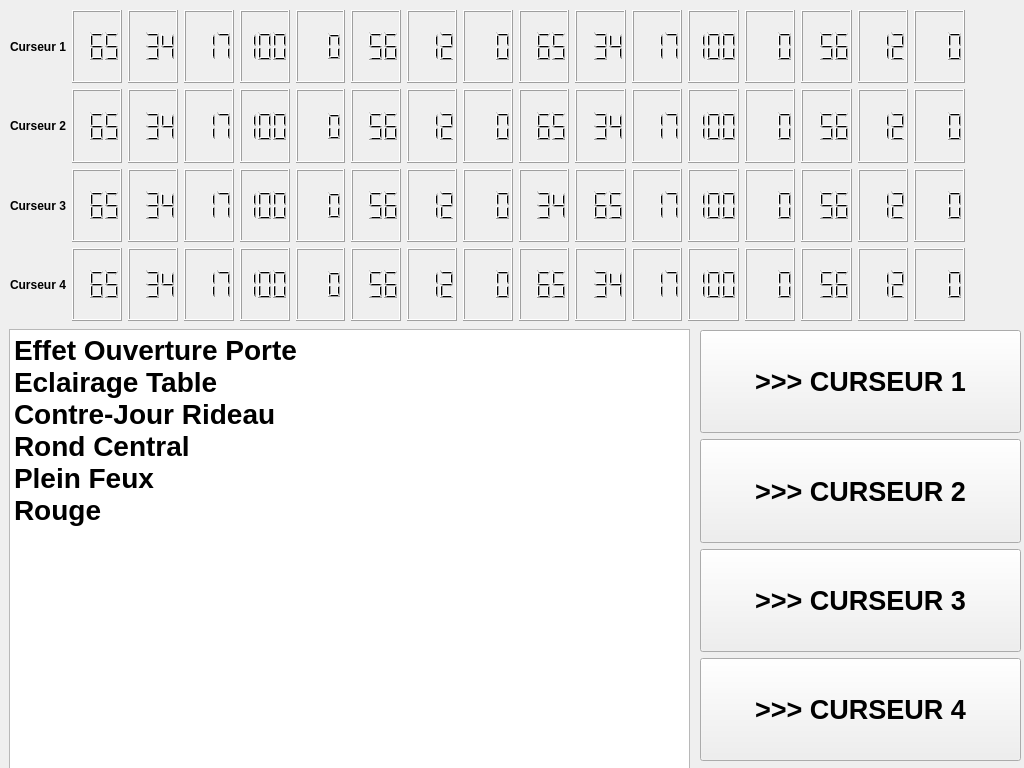
<?xml version="1.0" encoding="UTF-8"?>
<ui version="4.0">
 <class>Film</class>
 <widget class="QWidget" name="Film">
  <property name="geometry">
   <rect>
    <x>0</x>
    <y>0</y>
    <width>1024</width>
    <height>768</height>
   </rect>
  </property>
  <property name="windowTitle">
   <string/>
  </property>
  <widget class="QWidget" name="gridLayoutWidget">
   <property name="geometry">
    <rect>
     <x>10</x>
     <y>10</y>
     <width>1011</width>
     <height>311</height>
    </rect>
   </property>
   <layout class="QGridLayout" name="gridLayout">
    <item row="1" column="1">
     <layout class="QHBoxLayout" name="horizontalLayout_18">
      <item>
       <widget class="QLCDNumber" name="lcdNumber_49">
        <property name="digitCount">
         <number>3</number>
        </property>
        <property name="intValue" stdset="0">
         <number>65</number>
        </property>
       </widget>
      </item>
      <item>
       <widget class="QLCDNumber" name="lcdNumber_50">
        <property name="digitCount">
         <number>3</number>
        </property>
        <property name="intValue" stdset="0">
         <number>34</number>
        </property>
       </widget>
      </item>
      <item>
       <widget class="QLCDNumber" name="lcdNumber_51">
        <property name="digitCount">
         <number>3</number>
        </property>
        <property name="intValue" stdset="0">
         <number>17</number>
        </property>
       </widget>
      </item>
      <item>
       <widget class="QLCDNumber" name="lcdNumber_52">
        <property name="digitCount">
         <number>3</number>
        </property>
        <property name="intValue" stdset="0">
         <number>100</number>
        </property>
       </widget>
      </item>
      <item>
       <widget class="QLCDNumber" name="lcdNumber_53">
        <property name="digitCount">
         <number>3</number>
        </property>
       </widget>
      </item>
      <item>
       <widget class="QLCDNumber" name="lcdNumber_54">
        <property name="digitCount">
         <number>3</number>
        </property>
        <property name="intValue" stdset="0">
         <number>56</number>
        </property>
       </widget>
      </item>
      <item>
       <widget class="QLCDNumber" name="lcdNumber_55">
        <property name="digitCount">
         <number>3</number>
        </property>
        <property name="intValue" stdset="0">
         <number>12</number>
        </property>
       </widget>
      </item>
      <item>
       <widget class="QLCDNumber" name="lcdNumber_56">
        <property name="digitCount">
         <number>3</number>
        </property>
       </widget>
      </item>
      <item>
       <widget class="QLabel" name="label_6">
        <property name="text">
         <string/>
        </property>
       </widget>
      </item>
     </layout>
    </item>
    <item row="3" column="1">
     <layout class="QHBoxLayout" name="horizontalLayout_13">
      <item>
       <widget class="QLCDNumber" name="lcdNumber_9">
        <property name="digitCount">
         <number>3</number>
        </property>
        <property name="intValue" stdset="0">
         <number>65</number>
        </property>
       </widget>
      </item>
      <item>
       <widget class="QLCDNumber" name="lcdNumber_10">
        <property name="digitCount">
         <number>3</number>
        </property>
        <property name="intValue" stdset="0">
         <number>34</number>
        </property>
       </widget>
      </item>
      <item>
       <widget class="QLCDNumber" name="lcdNumber_11">
        <property name="digitCount">
         <number>3</number>
        </property>
        <property name="intValue" stdset="0">
         <number>17</number>
        </property>
       </widget>
      </item>
      <item>
       <widget class="QLCDNumber" name="lcdNumber_12">
        <property name="digitCount">
         <number>3</number>
        </property>
        <property name="intValue" stdset="0">
         <number>100</number>
        </property>
       </widget>
      </item>
      <item>
       <widget class="QLCDNumber" name="lcdNumber_13">
        <property name="digitCount">
         <number>3</number>
        </property>
       </widget>
      </item>
      <item>
       <widget class="QLCDNumber" name="lcdNumber_14">
        <property name="digitCount">
         <number>3</number>
        </property>
        <property name="intValue" stdset="0">
         <number>56</number>
        </property>
       </widget>
      </item>
      <item>
       <widget class="QLCDNumber" name="lcdNumber_15">
        <property name="digitCount">
         <number>3</number>
        </property>
        <property name="intValue" stdset="0">
         <number>12</number>
        </property>
       </widget>
      </item>
      <item>
       <widget class="QLCDNumber" name="lcdNumber_16">
        <property name="digitCount">
         <number>3</number>
        </property>
       </widget>
      </item>
      <item>
       <widget class="QLabel" name="label_8">
        <property name="text">
         <string/>
        </property>
       </widget>
      </item>
     </layout>
    </item>
    <item row="0" column="0">
     <layout class="QHBoxLayout" name="horizontalLayout_23">
      <item>
       <widget class="QLabel" name="label">
        <property name="font">
         <font>
          <weight>75</weight>
          <bold>true</bold>
         </font>
        </property>
        <property name="text">
         <string>Curseur 1</string>
        </property>
       </widget>
      </item>
      <item>
       <widget class="QLCDNumber" name="lcdNumber_89">
        <property name="digitCount">
         <number>3</number>
        </property>
        <property name="intValue" stdset="0">
         <number>65</number>
        </property>
       </widget>
      </item>
      <item>
       <widget class="QLCDNumber" name="lcdNumber_90">
        <property name="digitCount">
         <number>3</number>
        </property>
        <property name="intValue" stdset="0">
         <number>34</number>
        </property>
       </widget>
      </item>
      <item>
       <widget class="QLCDNumber" name="lcdNumber_91">
        <property name="digitCount">
         <number>3</number>
        </property>
        <property name="intValue" stdset="0">
         <number>17</number>
        </property>
       </widget>
      </item>
      <item>
       <widget class="QLCDNumber" name="lcdNumber_92">
        <property name="digitCount">
         <number>3</number>
        </property>
        <property name="intValue" stdset="0">
         <number>100</number>
        </property>
       </widget>
      </item>
      <item>
       <widget class="QLCDNumber" name="lcdNumber_93">
        <property name="digitCount">
         <number>3</number>
        </property>
       </widget>
      </item>
      <item>
       <widget class="QLCDNumber" name="lcdNumber_94">
        <property name="digitCount">
         <number>3</number>
        </property>
        <property name="intValue" stdset="0">
         <number>56</number>
        </property>
       </widget>
      </item>
      <item>
       <widget class="QLCDNumber" name="lcdNumber_95">
        <property name="digitCount">
         <number>3</number>
        </property>
        <property name="intValue" stdset="0">
         <number>12</number>
        </property>
       </widget>
      </item>
      <item>
       <widget class="QLCDNumber" name="lcdNumber_96">
        <property name="digitCount">
         <number>3</number>
        </property>
       </widget>
      </item>
     </layout>
    </item>
    <item row="3" column="0">
     <layout class="QHBoxLayout" name="horizontalLayout_12">
      <item>
       <widget class="QLabel" name="label_4">
        <property name="font">
         <font>
          <weight>75</weight>
          <bold>true</bold>
         </font>
        </property>
        <property name="text">
         <string>Curseur 4</string>
        </property>
       </widget>
      </item>
      <item>
       <widget class="QLCDNumber" name="lcdNumber_8">
        <property name="digitCount">
         <number>3</number>
        </property>
        <property name="intValue" stdset="0">
         <number>65</number>
        </property>
       </widget>
      </item>
      <item>
       <widget class="QLCDNumber" name="lcdNumber_7">
        <property name="digitCount">
         <number>3</number>
        </property>
        <property name="intValue" stdset="0">
         <number>34</number>
        </property>
       </widget>
      </item>
      <item>
       <widget class="QLCDNumber" name="lcdNumber_6">
        <property name="digitCount">
         <number>3</number>
        </property>
        <property name="intValue" stdset="0">
         <number>17</number>
        </property>
       </widget>
      </item>
      <item>
       <widget class="QLCDNumber" name="lcdNumber_5">
        <property name="digitCount">
         <number>3</number>
        </property>
        <property name="intValue" stdset="0">
         <number>100</number>
        </property>
       </widget>
      </item>
      <item>
       <widget class="QLCDNumber" name="lcdNumber_4">
        <property name="digitCount">
         <number>3</number>
        </property>
       </widget>
      </item>
      <item>
       <widget class="QLCDNumber" name="lcdNumber_3">
        <property name="digitCount">
         <number>3</number>
        </property>
        <property name="intValue" stdset="0">
         <number>56</number>
        </property>
       </widget>
      </item>
      <item>
       <widget class="QLCDNumber" name="lcdNumber_2">
        <property name="digitCount">
         <number>3</number>
        </property>
        <property name="intValue" stdset="0">
         <number>12</number>
        </property>
       </widget>
      </item>
      <item>
       <widget class="QLCDNumber" name="lcdNumber">
        <property name="digitCount">
         <number>3</number>
        </property>
       </widget>
      </item>
     </layout>
    </item>
    <item row="2" column="1">
     <layout class="QHBoxLayout" name="horizontalLayout_16">
      <item>
       <widget class="QLCDNumber" name="lcdNumber_34">
        <property name="digitCount">
         <number>3</number>
        </property>
        <property name="intValue" stdset="0">
         <number>34</number>
        </property>
       </widget>
      </item>
      <item>
       <widget class="QLCDNumber" name="lcdNumber_33">
        <property name="digitCount">
         <number>3</number>
        </property>
        <property name="intValue" stdset="0">
         <number>65</number>
        </property>
       </widget>
      </item>
      <item>
       <widget class="QLCDNumber" name="lcdNumber_35">
        <property name="digitCount">
         <number>3</number>
        </property>
        <property name="intValue" stdset="0">
         <number>17</number>
        </property>
       </widget>
      </item>
      <item>
       <widget class="QLCDNumber" name="lcdNumber_36">
        <property name="digitCount">
         <number>3</number>
        </property>
        <property name="intValue" stdset="0">
         <number>100</number>
        </property>
       </widget>
      </item>
      <item>
       <widget class="QLCDNumber" name="lcdNumber_37">
        <property name="digitCount">
         <number>3</number>
        </property>
       </widget>
      </item>
      <item>
       <widget class="QLCDNumber" name="lcdNumber_38">
        <property name="digitCount">
         <number>3</number>
        </property>
        <property name="intValue" stdset="0">
         <number>56</number>
        </property>
       </widget>
      </item>
      <item>
       <widget class="QLCDNumber" name="lcdNumber_39">
        <property name="digitCount">
         <number>3</number>
        </property>
        <property name="intValue" stdset="0">
         <number>12</number>
        </property>
       </widget>
      </item>
      <item>
       <widget class="QLCDNumber" name="lcdNumber_40">
        <property name="digitCount">
         <number>3</number>
        </property>
       </widget>
      </item>
      <item>
       <widget class="QLabel" name="label_7">
        <property name="text">
         <string/>
        </property>
       </widget>
      </item>
     </layout>
    </item>
    <item row="0" column="1">
     <layout class="QHBoxLayout" name="horizontalLayout_20">
      <item>
       <widget class="QLCDNumber" name="lcdNumber_65">
        <property name="digitCount">
         <number>3</number>
        </property>
        <property name="intValue" stdset="0">
         <number>65</number>
        </property>
       </widget>
      </item>
      <item>
       <widget class="QLCDNumber" name="lcdNumber_66">
        <property name="digitCount">
         <number>3</number>
        </property>
        <property name="intValue" stdset="0">
         <number>34</number>
        </property>
       </widget>
      </item>
      <item>
       <widget class="QLCDNumber" name="lcdNumber_67">
        <property name="digitCount">
         <number>3</number>
        </property>
        <property name="intValue" stdset="0">
         <number>17</number>
        </property>
       </widget>
      </item>
      <item>
       <widget class="QLCDNumber" name="lcdNumber_68">
        <property name="digitCount">
         <number>3</number>
        </property>
        <property name="intValue" stdset="0">
         <number>100</number>
        </property>
       </widget>
      </item>
      <item>
       <widget class="QLCDNumber" name="lcdNumber_69">
        <property name="digitCount">
         <number>3</number>
        </property>
       </widget>
      </item>
      <item>
       <widget class="QLCDNumber" name="lcdNumber_70">
        <property name="digitCount">
         <number>3</number>
        </property>
        <property name="intValue" stdset="0">
         <number>56</number>
        </property>
       </widget>
      </item>
      <item>
       <widget class="QLCDNumber" name="lcdNumber_71">
        <property name="digitCount">
         <number>3</number>
        </property>
        <property name="intValue" stdset="0">
         <number>12</number>
        </property>
       </widget>
      </item>
      <item>
       <widget class="QLCDNumber" name="lcdNumber_72">
        <property name="digitCount">
         <number>3</number>
        </property>
       </widget>
      </item>
      <item>
       <widget class="QLabel" name="label_5">
        <property name="text">
         <string/>
        </property>
        <property name="textFormat">
         <enum>Qt::AutoText</enum>
        </property>
       </widget>
      </item>
     </layout>
    </item>
    <item row="2" column="0">
     <layout class="QHBoxLayout" name="horizontalLayout_15">
      <item>
       <widget class="QLabel" name="label_3">
        <property name="font">
         <font>
          <weight>75</weight>
          <bold>true</bold>
         </font>
        </property>
        <property name="text">
         <string>Curseur 3</string>
        </property>
       </widget>
      </item>
      <item>
       <widget class="QLCDNumber" name="lcdNumber_25">
        <property name="digitCount">
         <number>3</number>
        </property>
        <property name="intValue" stdset="0">
         <number>65</number>
        </property>
       </widget>
      </item>
      <item>
       <widget class="QLCDNumber" name="lcdNumber_26">
        <property name="digitCount">
         <number>3</number>
        </property>
        <property name="intValue" stdset="0">
         <number>34</number>
        </property>
       </widget>
      </item>
      <item>
       <widget class="QLCDNumber" name="lcdNumber_27">
        <property name="digitCount">
         <number>3</number>
        </property>
        <property name="intValue" stdset="0">
         <number>17</number>
        </property>
       </widget>
      </item>
      <item>
       <widget class="QLCDNumber" name="lcdNumber_28">
        <property name="digitCount">
         <number>3</number>
        </property>
        <property name="intValue" stdset="0">
         <number>100</number>
        </property>
       </widget>
      </item>
      <item>
       <widget class="QLCDNumber" name="lcdNumber_29">
        <property name="digitCount">
         <number>3</number>
        </property>
       </widget>
      </item>
      <item>
       <widget class="QLCDNumber" name="lcdNumber_30">
        <property name="digitCount">
         <number>3</number>
        </property>
        <property name="intValue" stdset="0">
         <number>56</number>
        </property>
       </widget>
      </item>
      <item>
       <widget class="QLCDNumber" name="lcdNumber_31">
        <property name="digitCount">
         <number>3</number>
        </property>
        <property name="intValue" stdset="0">
         <number>12</number>
        </property>
       </widget>
      </item>
      <item>
       <widget class="QLCDNumber" name="lcdNumber_32">
        <property name="digitCount">
         <number>3</number>
        </property>
       </widget>
      </item>
     </layout>
    </item>
    <item row="1" column="0">
     <layout class="QHBoxLayout" name="horizontalLayout_19">
      <item>
       <widget class="QLabel" name="label_2">
        <property name="font">
         <font>
          <weight>75</weight>
          <bold>true</bold>
         </font>
        </property>
        <property name="text">
         <string>Curseur 2</string>
        </property>
       </widget>
      </item>
      <item>
       <widget class="QLCDNumber" name="lcdNumber_57">
        <property name="digitCount">
         <number>3</number>
        </property>
        <property name="intValue" stdset="0">
         <number>65</number>
        </property>
       </widget>
      </item>
      <item>
       <widget class="QLCDNumber" name="lcdNumber_58">
        <property name="digitCount">
         <number>3</number>
        </property>
        <property name="intValue" stdset="0">
         <number>34</number>
        </property>
       </widget>
      </item>
      <item>
       <widget class="QLCDNumber" name="lcdNumber_59">
        <property name="digitCount">
         <number>3</number>
        </property>
        <property name="intValue" stdset="0">
         <number>17</number>
        </property>
       </widget>
      </item>
      <item>
       <widget class="QLCDNumber" name="lcdNumber_60">
        <property name="digitCount">
         <number>3</number>
        </property>
        <property name="intValue" stdset="0">
         <number>100</number>
        </property>
       </widget>
      </item>
      <item>
       <widget class="QLCDNumber" name="lcdNumber_61">
        <property name="digitCount">
         <number>3</number>
        </property>
       </widget>
      </item>
      <item>
       <widget class="QLCDNumber" name="lcdNumber_62">
        <property name="digitCount">
         <number>3</number>
        </property>
        <property name="intValue" stdset="0">
         <number>56</number>
        </property>
       </widget>
      </item>
      <item>
       <widget class="QLCDNumber" name="lcdNumber_63">
        <property name="digitCount">
         <number>3</number>
        </property>
        <property name="intValue" stdset="0">
         <number>12</number>
        </property>
       </widget>
      </item>
      <item>
       <widget class="QLCDNumber" name="lcdNumber_64">
        <property name="digitCount">
         <number>3</number>
        </property>
       </widget>
      </item>
     </layout>
    </item>
   </layout>
  </widget>
  <widget class="QWidget" name="horizontalLayoutWidget">
   <property name="geometry">
    <rect>
     <x>9</x>
     <y>329</y>
     <width>681</width>
     <height>561</height>
    </rect>
   </property>
   <layout class="QHBoxLayout" name="horizontalLayout">
    <item>
     <widget class="QPlainTextEdit" name="plainTextEdit">
      <property name="font">
       <font>
        <pointsize>21</pointsize>
        <weight>75</weight>
        <bold>true</bold>
       </font>
      </property>
      <property name="plainText">
       <string>Effet Ouverture Porte
Eclairage Table
Contre-Jour Rideau
Rond Central
Plein Feux
Rouge</string>
      </property>
     </widget>
    </item>
   </layout>
  </widget>
  <widget class="QWidget" name="verticalLayoutWidget">
   <property name="geometry">
    <rect>
     <x>700</x>
     <y>330</y>
     <width>321</width>
     <height>431</height>
    </rect>
   </property>
   <layout class="QVBoxLayout" name="verticalLayout_3">
    <item>
     <widget class="QPushButton" name="pushButton">
      <property name="sizePolicy">
       <sizepolicy hsizetype="Expanding" vsizetype="Expanding">
        <horstretch>0</horstretch>
        <verstretch>0</verstretch>
       </sizepolicy>
      </property>
      <property name="font">
       <font>
        <pointsize>20</pointsize>
        <weight>75</weight>
        <bold>true</bold>
       </font>
      </property>
      <property name="text">
       <string>&gt;&gt;&gt; CURSEUR 1</string>
      </property>
     </widget>
    </item>
    <item>
     <widget class="QPushButton" name="pushButton_2">
      <property name="sizePolicy">
       <sizepolicy hsizetype="Expanding" vsizetype="Expanding">
        <horstretch>0</horstretch>
        <verstretch>0</verstretch>
       </sizepolicy>
      </property>
      <property name="font">
       <font>
        <pointsize>20</pointsize>
        <weight>75</weight>
        <bold>true</bold>
       </font>
      </property>
      <property name="text">
       <string>&gt;&gt;&gt; CURSEUR 2</string>
      </property>
     </widget>
    </item>
    <item>
     <widget class="QPushButton" name="pushButton_3">
      <property name="sizePolicy">
       <sizepolicy hsizetype="Expanding" vsizetype="Expanding">
        <horstretch>0</horstretch>
        <verstretch>0</verstretch>
       </sizepolicy>
      </property>
      <property name="font">
       <font>
        <pointsize>20</pointsize>
        <weight>75</weight>
        <bold>true</bold>
       </font>
      </property>
      <property name="text">
       <string>&gt;&gt;&gt; CURSEUR 3</string>
      </property>
     </widget>
    </item>
    <item>
     <widget class="QPushButton" name="pushButton_4">
      <property name="sizePolicy">
       <sizepolicy hsizetype="Expanding" vsizetype="Expanding">
        <horstretch>0</horstretch>
        <verstretch>0</verstretch>
       </sizepolicy>
      </property>
      <property name="font">
       <font>
        <pointsize>20</pointsize>
        <weight>75</weight>
        <bold>true</bold>
       </font>
      </property>
      <property name="text">
       <string>&gt;&gt;&gt; CURSEUR 4</string>
      </property>
     </widget>
    </item>
   </layout>
  </widget>
 </widget>
 <resources/>
 <connections/>
</ui>
